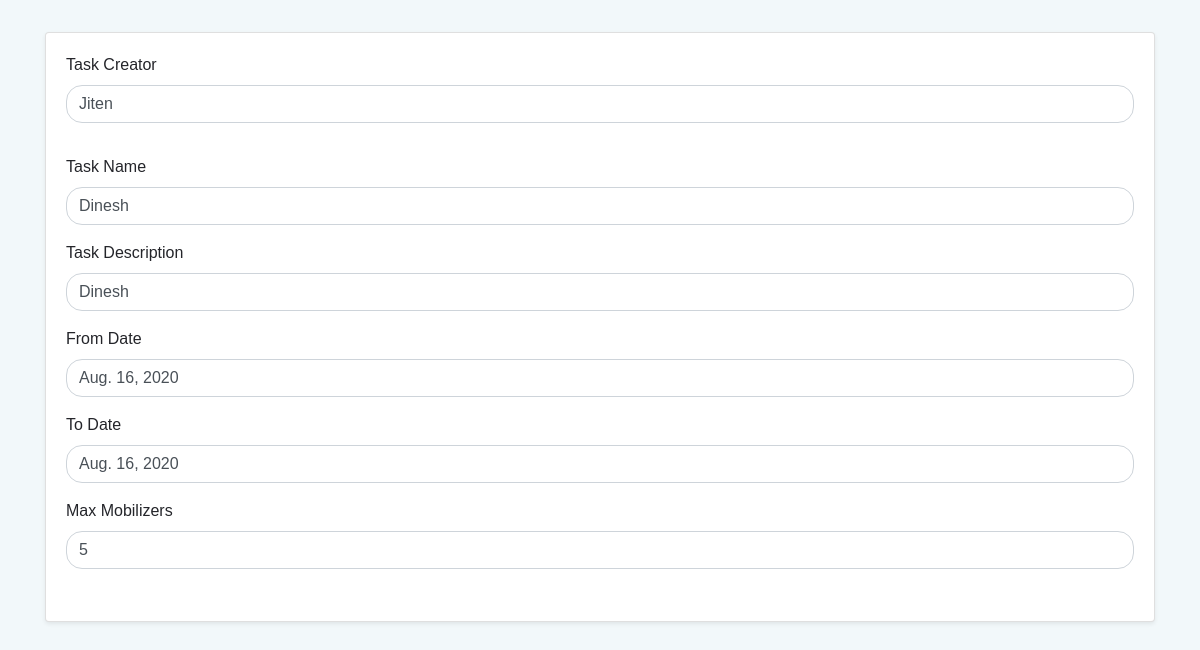
Page /show_all_tasks/ (lower part) on the earlier database version.
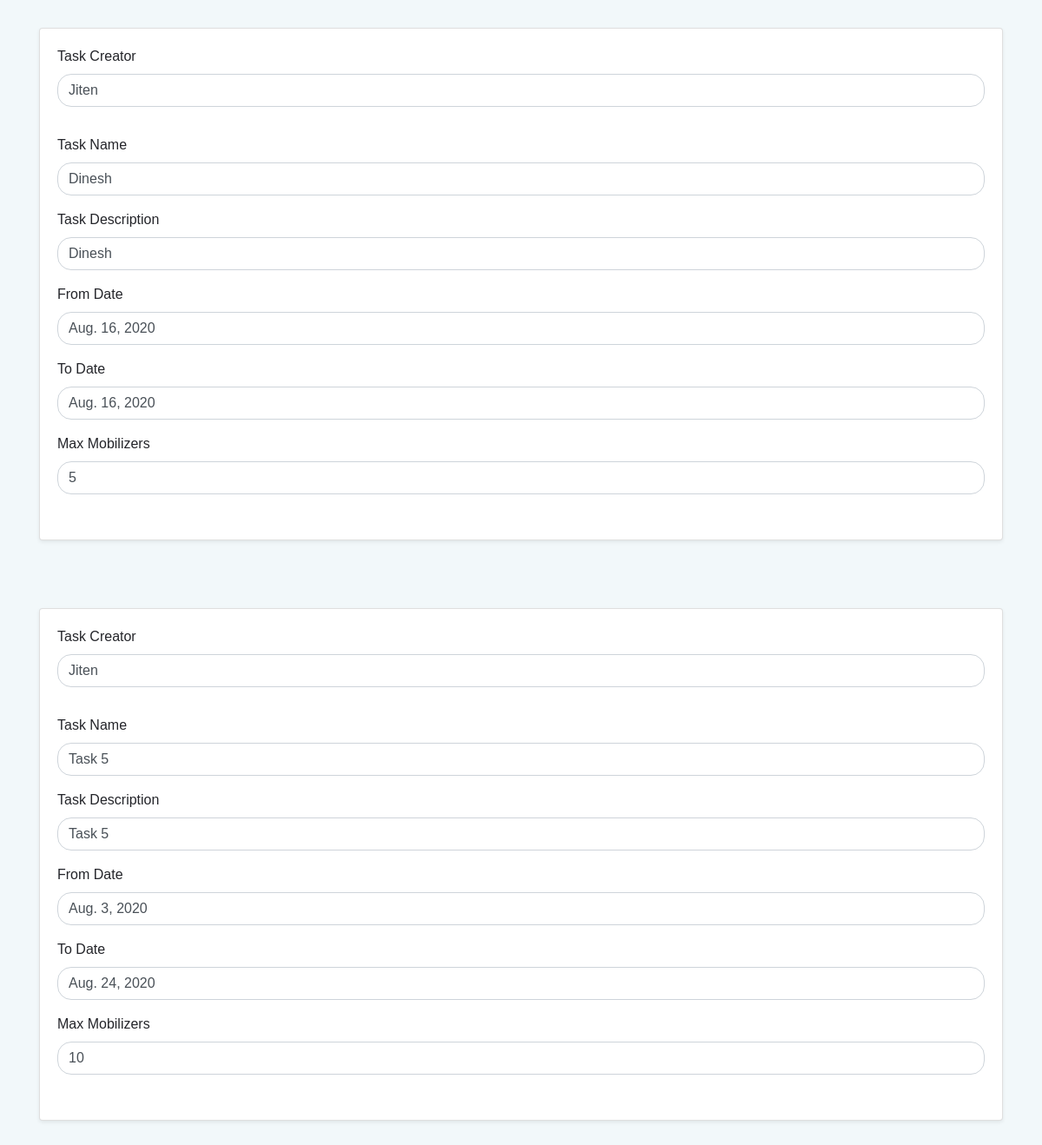
Same page on the later database version.
### users/models.py (models this page shows)
class Task(models.Model):
	taskcreator = models.ForeignKey(User, on_delete=models.CASCADE)
	taskname = models.CharField(max_length=128)
	description = models.CharField(max_length=300)
	fromduration = models.DateField()
	toduration = models.DateField()
	maxnumber = models.IntegerField()

### users/views.py (the view)
# urls.py: path('show_all_tasks/', users_views.show_all_tasks, name = 'show_all_tasks'),
def show_all_tasks(request):
    all_tasks = Task.objects.all()
    context_dict = {
        "all_tasks" : all_tasks
    }
    return render(request,"users/all_tasks.html",context_dict)

### users/templates/users/all_tasks.html (shortened to what this page needs)
<!DOCTYPE html>
<html lang="en">
<head>
  <link href="assets/vendor/bootstrap/css/bootstrap.min.css" rel="stylesheet">
  <link href="assets/vendor/icofont/icofont.min.css" rel="stylesheet">
  <link href="assets/vendor/boxicons/css/boxicons.min.css" rel="stylesheet">
  <link href="assets/vendor/remixicon/remixicon.css" rel="stylesheet">
  <link href="assets/vendor/owl.carousel/assets/owl.carousel.min.css" rel="stylesheet">
  <link href="assets/vendor/animate.css/animate.min.css" rel="stylesheet">
  <link href="assets/vendor/aos/aos.css" rel="stylesheet">
  <link rel="stylesheet" href="https://stackpath.bootstrapcdn.com/bootstrap/4.4.1/css/bootstrap.min.css">
  <link rel="stylesheet" href="https://cdnjs.cloudflare.com/ajax/libs/font-awesome/4.7.0/css/font-awesome.min.css">
  <link href="assets/css/style.css" rel="stylesheet">
</head>
<body>
  <br>
{% for task in all_tasks%}
    <div class="container">
    <div class="card shadow-sm" style="padding: 20px; margin-bottom: 30px;">
            <div class="form-group">
                <label for="Hospital">Task Creator </label>
                <p type="text" class="form-control form-rounded" value = {{task.taskcreator.username}} name="taskname" required disabled> {{task.taskcreator.username}} </p>
            </div>
             <div class="form-group">
                <label for="Hospital">Task Name</label>
                <p type="text" class="form-control form-rounded" value = {{task.taskname}} name="taskname" required disabled> {{task.taskname}}  </p>
            <div class="form-group">
                <label for="Phone number">Task Description</label>
                <p type="text" class="form-control form-rounded" value = {{task.description}} placeholder="Description" name="description" required disabled> {{task.description}}  </p>
            </div>
            <div class="form-group">
                <label for="Hospital">From Date</label>
                <p type="date" class="form-control form-rounded" value = {{task.fromduration}}  placeholder="Start Date" name="fromduration" required disabled>  {{task.fromduration}} </p>
            </div>
            <div class="form-group">
                <label for="Hospital">To Date</label>
                <p type="date" class="form-control form-rounded" value =  {{task.toduration}} placeholder="End Date" name="toduration" required disabled>   {{task.toduration}}  </p>
            </div>
            <div class="form-group">
                <label for="Max No of Mobilizers">Max Mobilizers</label>
                <p type="number" class="form-control form-rounded" value =  {{task.maxnumber}}  placeholder="Max No of Mobilizers" name="maxnumber" required disabled>  {{task.maxnumber}} </p>
            </div>
          </div>
    </div>
</div>
    <br>
    <br>
{% endfor %}
</body>
</html>

Differences in the rows shown:
added Task: taskcreator.username "Jiten", taskname "Task 5", description "Task 5", fromduration "Aug. 3, 2020", toduration "Aug. 24, 2020", maxnumber "10"
